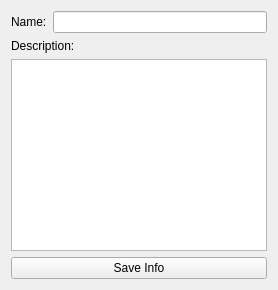
<?xml version="1.0" encoding="UTF-8"?>
<ui version="4.0">
 <class>TableInfoWidget</class>
 <widget class="QWidget" name="TableInfoWidget">
  <layout class="QVBoxLayout" name="verticalLayout">
   <item>
    <layout class="QHBoxLayout" name="name_row">
     <item>
      <widget class="QLabel" name="name_label">
       <property name="text">
        <string>Name:</string>
       </property>
      </widget>
     </item>
     <item>
      <widget class="QLineEdit" name="table_name_edit"/>
     </item>
    </layout>
   </item>
   <item>
    <widget class="QLabel" name="description_label">
     <property name="text">
      <string>Description:</string>
     </property>
    </widget>
   </item>
   <item>
    <widget class="QTextEdit" name="table_description_edit"/>
   </item>
   <item>
    <widget class="QPushButton" name="save_info_btn">
     <property name="text">
      <string>Save Info</string>
     </property>
    </widget>
   </item>
  </layout>
 </widget>
 <resources/>
 <connections/>
 </ui>
